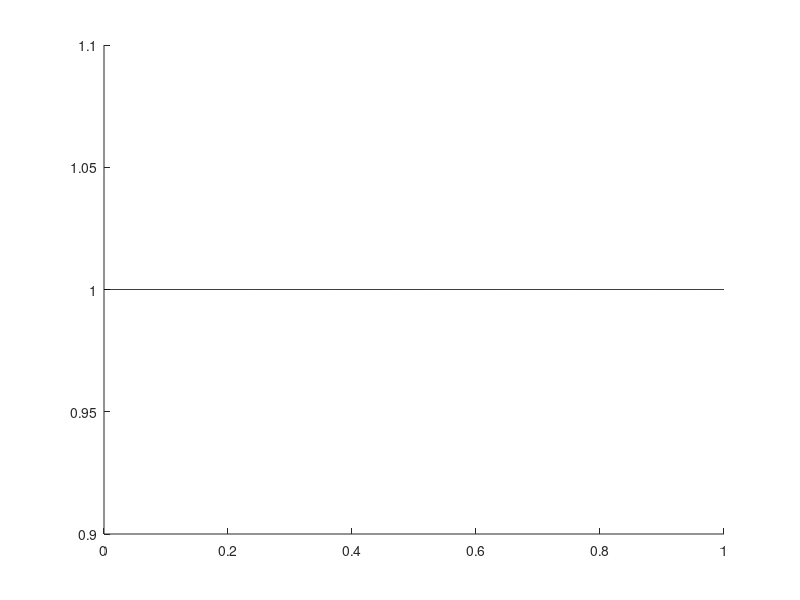

Recreate this plot in MATLAB.
%% mtc-mono

% figure(1)
% rv = linspace(0,1,1e3);
% mtcscale(1) = [9255.37800000000];
% mtcscale(2) = [7.74613790000000];
% scaler = @(rr) 1 - mtcscale(1)*rr.^mtcscale(2)./(1 + mtcscale(1)*rr.^mtcscale(2));
% plot(rv,scaler(rv),'k')
% xlabel('rH [-]')
% ylabel('scaling factor {\it s} [-]')
% export_fig 'scaling_mono.eps' 'scaling_mono.png'
% 
% 
% 
% 
% scaler = @(rr) 1 - mtcscale(1)*rr.^mtcscale(2)./(1 + mtcscale(1)*rr.^mtcscale(2)) ... + 
%                mtcscale(3)*exp(-mtcscale(4)*(rr - mtcscale(5)));



rv = linspace(0,1,1e3);
type = 'monotonic';

% scaler = @(rr) 1 + mtcscale(1)*rr.^mtcscale(2)./(1 + mtcscale(1)*rr.^mtcscale(2));
switch type
    
    case 'monotonic'
        mtcscale(1) = [0];
        mtcscale(2) = [8];
        mtcscale(3) = 1;
        scaler = @(rr)  1 - mtcscale(3)*mtcscale(1)*rr.^mtcscale(2)./...
            (1 + mtcscale(1)*rr.^mtcscale(2));
    
    case 'exponential'
        mtcscale(1) = [50];
        mtcscale(2) = [100];
        scaler = @(rr) mtcscale(1)*exp(-mtcscale(2)*rr) + 1;
    
    case 'custom'
        mtcscale(1) = [1];
        mtcscale(2) = 10;
        mtcscale(3) = 53;
        mtcscale(4) = 8;
        mtcscale(5) = -1;
        mtcscale6 = linspace(0,1,10);
        scaler = @(rr) 1 + mtcscale(1)*exp(-mtcscale(2)*(rr - mtcscale(6))) + mtcscale(1) + ...
            mtcscale(5)*mtcscale(3)*rr.^mtcscale(4)./(1 + mtcscale(3)*rr.^mtcscale(4));       
end
           
figure(1)
clf
hold on
% for i = 1:length(mtcscale6)
%     mtcscale(6) = mtcscale6(i);
%     scaler = @(rr) 1 + mtcscale(1)*exp(-mtcscale(2)*(rr - mtcscale(6))) + mtcscale(1) + ...
%         mtcscale(5)*mtcscale(3)*rr.^mtcscale(4)./(1 + mtcscale(3)*rr.^mtcscale(4));   
%     plot(rv,scaler(rv),'k')
%     
% end
plot(rv,scaler(rv),'k')

% figure(1)
% rv = linspace(0,1,1e3);
% mtcscale(1) = [9255.37800000000];
% mtcscale(2) = [7.74613790000000];
% % exponential
% mtcscale(3) = 1;
% mtcscale(4) = 29;
% mtcscale(5) = 0.1;
% % second term
% % mtcscale(3) = 20;
% % mtcscale(4) = 6;
% % mtcscale(5) = 0.4;
% 
% scaler = @(rr)  - mtcscale(1)*rr.^mtcscale(2)./(1 + mtcscale(1)*rr.^mtcscale(2)) + ... ... + 
%                mtcscale(3)*exp(mtcscale(4)*(rr - mtcscale(5)));
% scaler = @(rr) 1 - mtcscale(1)*rr.^mtcscale(2)./(1 + mtcscale(1)*rr.^mtcscale(2)) + ... ... + 
%                  mtcscale(3)*tanh(mtcscale(4)*(rr - mtcscale(5))) + mtcscale(3);           
% % scaler = @(rr) 1 - mtcscale(1)*rr.^mtcscale(2)./(1 + mtcscale(1)*rr.^mtcscale(2)) + ... ... + 
% %                mtcscale(3)*(rr - mtcscale(5)).^mtcscale(4)./...
% %                (1 + mtcscale(3)*(rr - mtcscale(5)).^mtcscale(4)); 
% plot(rv,scaler(rv),'k')
% xlabel('rH [-]')
% ylabel('scaling factor {\it s} [-]')
% export_fig 'scaling_mono.eps' 'scaling_mono.png'           
%            
           
           
%  %% arcus tangens type
% % figure(1)
% % clf
% % a = 2.9;
% % b = [1/2.5 0.75 6];
% % c = [1.6 7.5 7.5];
% % y = linspace(0,0.1)*100;
% % mf = @(y,a,b,c) 3-b(1)*atan(b(2)*(y - b(2))) + c(1)*atan(c(2)*(y - c(3)));
% % plot(y,mf(y,a,b,c)/mf(0,a,b,c),'k','LineWidth',2)
% 
% 
% figure(
% 
% 
% 
% figure(1)
% clf
% a = 2.9;
% b = [1/2.5 0.75 6];
% c = [1.6 7.5 7.5];
% y = linspace(0,0.1)*100;
% isopars = [1459.29990000000 0.00122150280000000 0.890484450000000 ...
%             25 5.25624610000000 5.98209800000000];
% 
% addpath('isotherm_fit');        
% addpar.iso_type = 'Sips_Sips';
% addpar.isoflex = false;
% 
% n = @(rh) isotherm_func(isopars,rh,addpar);        
% nsat = n(1);
% rhv = linspace(0,1);
% sat = @(rh) n(rh)./nsat;
% mf = @(rh,a,b,c) cos(1.7*atan(sat(4*rh.^1.5)));
% 
% a = 1; b = 50; c = 1;
% mf = @(rh) a./sqrt(a + 10000*sat(rh).^c);
% facv = linspace(0.1,10,50);
% sf = linspace(0,1,300);
% facv=5;
% hold on
% % for i =1:length(facv)
% % plot(rhv,(1 - sat(rhv).^facv(i)),'k','LineWidth',2)
% % end
% nn = 10; 
% k = 10;
% kv = linspace(1,100,20);
% ex = linspace(0.1,10,20);
% hold on
% for i = 1:length(kv)
%     for j = 1:length(ex)
%         k = kv(i);
%         exx = ex(j);
%         plot(rhv,(1 - k*rhv.^exx./(1 + k*rhv.^exx)))
%     end
% end
% clf
% k(1) = 0.5;
% k(2) = 1000;
% exx(1) = 0.5;
% exx(2) = 10;
% w(1) = 1;
% w(2) = 1 - w(1);
% 
% kv1 = linspace(0.01,100,25);
% kv2 = kv1; 
% rr = 1:length(kv1);
% hold on
% wv = linspace(0,1,100);
% 
% for i = rr
%     for j = rr
%         exx(1) = kv1(i);
%         exx(2) = kv2(j);
%         plot(rhv,(1 - kv1(i)*rhv.^exx(1)./(1 + kv1(i)*rhv.^exx(1)) + ...
%               kv2(j)*(1 - rhv).^exx(2)./(1 + kv2(j)*(1 - rhv).^exx(2))))
%     end
% end
% 
% 
% 
% % potential
% 
% figure(2) 
% 
% plot(rhv, -(10*rhv).^exx(1) + (5*rhv).^exx(2))
% 
% 
% 
% 
% % % ylim([0 1])          
% %           
% %           
% % figure(2) 
% % clf
% % a = 1;
% % hold on 
% % a = 0;
% % for i = 1:50
% %     a = a + 0.01;
% %     exfunc = @(rhv,a) (1 + exp(-a*rhv)).^(-1);
% %     plot(rhv,1 - erf(a*rhv))
% % end
% 
% % p1 = linspace(1,10,10);
% % p2 = linspace(1,10000,10);
% % p3 = linspace(1,20,10);
% % hold on
% % for i = 1:10
% %     a = p1(i);
% %     for j=1:10
% %         b = p2(j);
% %         for k=1:10
% %             c = p3(k);
% %             mf = @(rh) a./sqrt(a + b*sat(rh).^c);
% %             plot(rhv,mf(rhv))
% %         end
% %     end
% % end
% 
% %% exponential type
% % isopars = [1459.29990000000 0.00122150280000000 0.890484450000000 ...
% %             25 5.25624610000000 5.98209800000000];
% % n = @(rh) model_SipSips(isopars,rh);        
% % nsat = n(1);
% % sat = @(rh) n(rh)./nsat;
% % 
% % 
% % p1 = linspace(1,10,10);
% % p2 = linspace(0,1,10);
% % p3 = linspace(0,1,10);
% % 
% % pp = [4 0.6 0.8];
% % rhv = linspace(0,1);
% % 
% % figure(2) 
% % clf 
% % hold on
% % for i = 1:10
% %     p1t = p1(i);
% %     for j=1:10
% %         p2t = p2(j);
% %         for k=1:10
% %             p3t = p3(k);
% %             pp = [p1t p2t p3t];
% %             mf = @(rh,pp) 1 + pp(2)*sat(rh).^pp(3).*(exp(pp(1)*sat(rh)) - 1);
% %             plot(rhv,mf(rhv,pp))
% %         end
% %     end
% % end